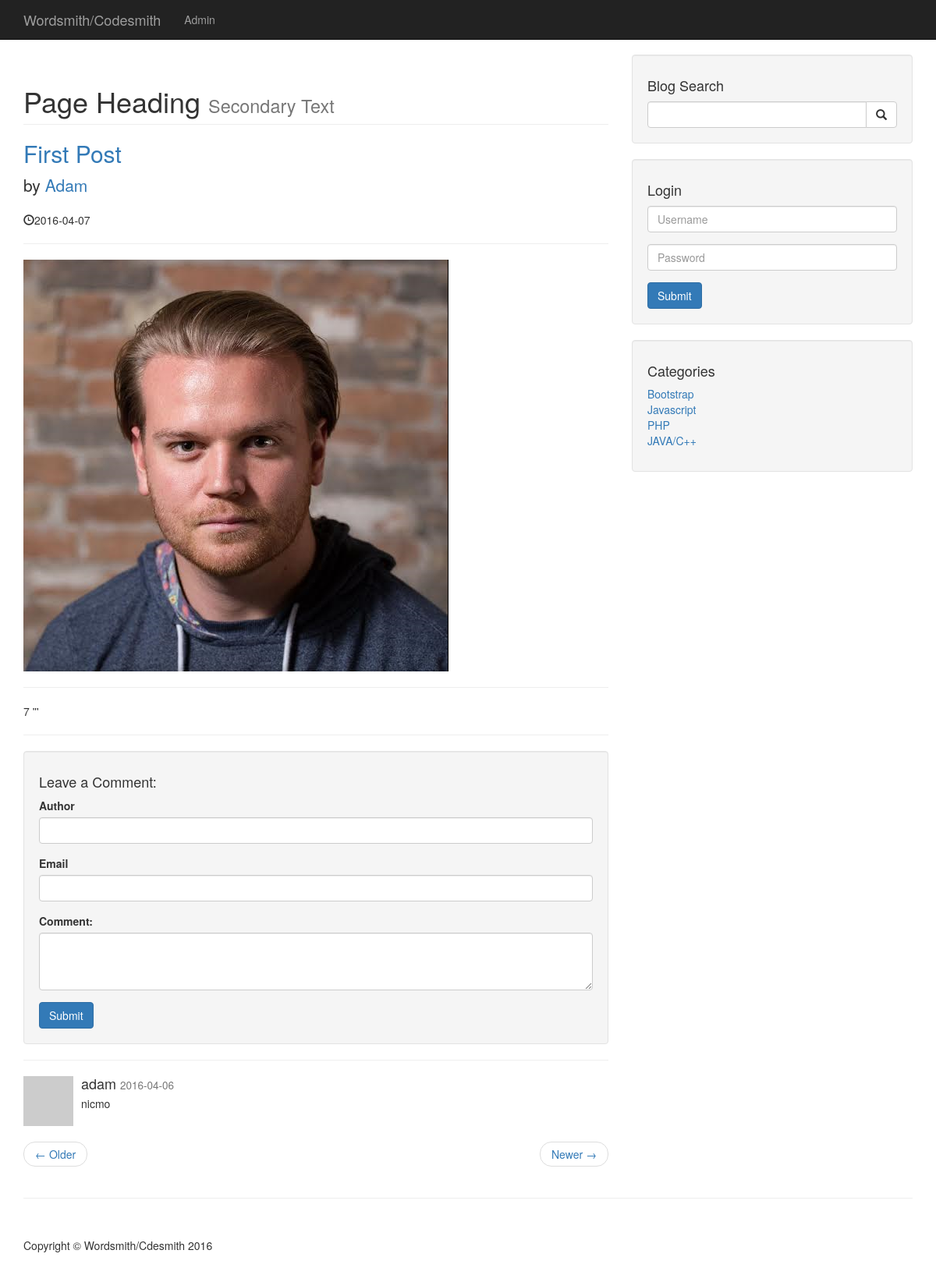
The page /post.php?p_id=2 on the database its author committed.
### tables this page shows
CREATE TABLE `posts` (
  `post_id` int(3) NOT NULL,
  `post_category_id` int(3) NOT NULL,
  `post_title` varchar(255) NOT NULL,
  `post_author` varchar(255) NOT NULL,
  `post_date` date NOT NULL,
  `post_image` text NOT NULL,
  `post_content` text NOT NULL,
  `post_tags` varchar(255) NOT NULL,
  `post_comment_count` int(11) NOT NULL,
  `post_status` varchar(255) NOT NULL DEFAULT 'draft'
);

CREATE TABLE `comments` (
  `comment_id` int(3) NOT NULL,
  `comment_post_id` int(3) NOT NULL,
  `comment_author` varchar(255) NOT NULL,
  `comment_email` varchar(255) NOT NULL,
  `comment_content` text NOT NULL,
  `comment_status` varchar(255) NOT NULL,
  `comment_date` date NOT NULL
);

CREATE TABLE `categories` (
  `cat_id` int(3) NOT NULL,
  `cat_title` varchar(255) NOT NULL
);

### post.php (the view, shortened to what this page needs)
<?php include "includes/db.php"?>
<?php include "includes/header.php"?>
<body>
    <?php include "includes/navigation.php" ?>
    <div class="container">
        <div class="row">
            <div class="col-md-8">
                <?php
    if(isset($_GET["p_id"])) {
        $the_post_id = $_GET['p_id'];
    }
    $query = "SELECT * FROM posts WHERE post_id = $the_post_id";
    $select_all_posts_query = mysqli_query($connection, $query);
    while($row = mysqli_fetch_assoc($select_all_posts_query)) {
        $post_title = $row["post_title"];
        $post_author = $row["post_author"];
        $post_date = $row["post_date"];
        $post_image = $row["post_image"];
        $post_content = $row["post_content"];
                ?>
                <h1 class="page-header">
                    Page Heading
                    <small>Secondary Text</small>
                </h1>
                <h2>
                    <a href="#"><?php echo $post_title;?></a>
                </h2>
                <p class="lead">
                    by <a href="index.php"><?php echo $post_author;?></a>
                </p>
                <p><span class="glyphicon glyphicon-time"></span><?php echo $post_date;?></p>
                <hr>
                <img class="img-responsive" src="images/<?php echo $post_image;?>" alt="">
                <hr>
                <p><?php echo $post_content;?></p>
                <hr>
                <?php } ?>
                <div class="well">
                    <h4>Leave a Comment:</h4>
                    <form action="" method="post" role="form">
                        <div class="form-group">
                           <label for="Author">Author</label>
                            <input type="text" class="form-control" name="comment_author">
                        </div>
                        <div class="form-group">
                            <label for="Email">Email</label>
                            <input type="email" class="form-control" name="comment_email">
                        </div>
                        <div class="form-group">
                            <label for="Comment">Comment:</label>
                            <textarea class="form-control" name="comment_content" rows="3"></textarea>
                        </div>
                        <button type="submit" name="create_comment" class="btn btn-primary">Submit</button>
                    </form>
                </div>
                <hr>
                <?php
                $query = "SELECT * FROM comments WHERE comment_post_id = '{$the_post_id}' ";
                $query .= "AND comment_status = 'approved' ";
                $query .= "ORDER BY comment_id DESC ";
                $select_comment_query = mysqli_query($connection, $query);
                while($row = mysqli_fetch_array($select_comment_query)) {
                    $comment_date = $row['comment_date'];
                    $comment_content = $row['comment_content'];
                    $comment_author = $row['comment_author'];
                    ?>
                <div class="media">
                    <a class="pull-left" href="#">
                        <img class="media-object" src="http://placehold.it/64x64" alt="">
                    </a>
                    <div class="media-body">
                        <h4 class="media-heading"><?php echo $comment_author; ?>
                            <small><?php echo $comment_date; ?></small>
                        </h4>
                        <?php echo $comment_content; ?>
                    </div>
                <?php }
                ?>
                </div>
                <ul class="pager">
                    <li class="previous">
                        <a href="#">&larr; Older</a>
                    </li>
                    <li class="next">
                        <a href="#">Newer &rarr;</a>
                    </li>
                </ul>
            </div>
            <?php include "includes/sidebar.php"?>
        </div>
        <hr>
        <footer>
            <div class="row">
                <div class="col-lg-12">
                    <p>Copyright &copy; Wordsmith/Cdesmith 2016</p>
                </div>
            </div>
        </footer>
    </div>
</body>
<?php include "includes/footer.php" ?>

### includes/sidebar.php (shortened to what this page needs)
<div class="col-md-4">
    <div class="well">
        <h4>Blog Search</h4>
        <form action="" method="post">
        <div class="input-group">
            <input name="search" type="text" class="form-control">
            <span class="input-group-btn">
                <button name="submit" class="btn btn-default" type="submit">
                    <span class="glyphicon glyphicon-search"></span>
                </button>
            </span>
        </div>
        </form>
    </div>
    <div class="well">
        <h4>Login</h4>
        <form action="includes/login.php" method="post">
            <div class="form-group">
                <input name="username" type="text" class="form-control" placeholder="Username">
            </div>
            <div class="form-group">
                <input name="password" type="password" class="form-control" placeholder="Password">
            </div>
            <span clsss="form-group-btn">
                <button class="btn btn-primary" name="login" type="submit">Submit</button>
            </span>
        </form>
    </div>
    <div class="well">
        <?php
        $query = "SELECT * FROM categories";
        $select_categories_sidebar = mysqli_query($connection, $query);
        ?>
        <h4>Categories</h4>
        <div class="row">
            <div class="col-lg-12">
                <ul class="list-unstyled">
                   <?php
                    while($row = mysqli_fetch_assoc($select_categories_sidebar)) {
                        $cat_title = $row["cat_title"];
                        $cat_id = $row['cat_id'];
                        echo "<li><a href='category.php?category=$cat_id'>{$cat_title}</a></li>";
                    }
                    ?>
                </ul>
            </div>
        </div>
    </div>
</div>

### css/blog-home.css (style rules this page uses)
body { padding-top: 70px; }
footer { margin: 50px 0; }

### rows shown on the page
posts: post_title "First Post", post_author "Adam", post_date "2016-04-07", post_image (picture), post_content "7 '''"
comments: comment_author "adam", comment_date "2016-04-06", comment_content "nicmo"
categories: cat_title "Bootstrap"
categories: cat_title "Javascript"
categories: cat_title "PHP"
categories: cat_title "JAVA/C++"
